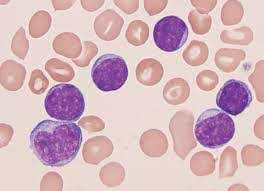
#> input picture 1_image_processing/dataset/train/img-1.jpg, 264 x 191 px
$ python -i process.py   (imports and definitions only)   (older library calls are emulated)
#> lines starting #> are read from the running program, lines starting #| are printed output that depends on the picture; after the words box and inside, x2 and y2 are one past the last pixel; in counts of white or black regions, pixels touching at a corner belong together
# import libraries here
import numpy as np
import cv2


def count_blood_cells(image_path):
    """
    Procedura prima putanju do fotografije i vraca broj crvenih krvnih zrnaca, belih krvnih zrnaca i
    informaciju da li pacijent ima leukemiju ili ne, na osnovu odnosa broja krvnih zrnaca

    Ova procedura se poziva automatski iz main procedure i taj deo kod nije potrebno menjati niti implementirati.

    :param image_path: <String> Putanja do ulazne fotografije.
    :return: <int>  Broj prebrojanih crvenih krvnih zrnaca,
             <int> broj prebrojanih belih krvnih zrnaca,
             <bool> da li pacijent ima leukemniju (True ili False)
    """
#> called with image_path = 'dataset/train/img-1.jpg'
    red_blood_cell_count = 0
    white_blood_cell_count = 0
    has_leukemia = None

    cvimg = cv2.imread(image_path)
#> cvimg is the input picture: shape (191, 264, 3); mean B, G, R 189, 183.6, 214
    greenimg = cvimg[:, :, 1].astype('float64')
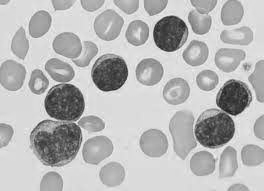
#> greenimg: shape (191, 264) float64; min 31, max 252, mean 183.6
    greenimg *= (255.0 / greenimg.max())
    greenimg = greenimg.astype('uint8')
    adabingreenimg = cv2.adaptiveThreshold(greenimg, 255, cv2.ADAPTIVE_THRESH_MEAN_C, cv2.THRESH_BINARY, 535, 62)
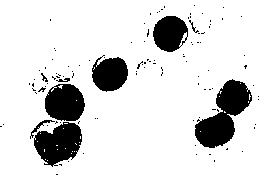
#> adabingreenimg: shape (191, 264); 86.4% white; 110 black regions (101 under 20 px), largest, box (x1, y1, x2, y2) and area: (195, 79, 252, 148) 1954, (34, 122, 82, 167) 1427, (45, 84, 85, 121) 1179
    invadabingreenimg = 255 - adabingreenimg
#> invadabingreenimg: shape (191, 264); 13.6% white; 110 white regions (101 under 20 px)
    img, contours, hierarchy = cv2.findContours(invadabingreenimg, cv2.RETR_LIST, cv2.CHAIN_APPROX_SIMPLE)
#> contours = 148 contours, 141 with area under 20; largest, box (x1, y1, x2, y2) and area: (195, 79, 252, 148) 1870, (34, 122, 82, 167) 1375, (45, 84, 85, 121) 1144, (153, 16, 188, 52) 924, (92, 55, 128, 92) 914, (178, 31, 188, 48) 54, (30, 120, 55, 139) 44
    for contour in contours:
        cv2.fillPoly(invadabingreenimg, pts=[contour], color=255)
#> this loop made 148 passes
#> contour on passes 1 to 12: [[56, 174], [57, 174]], [[59, 164], [60, 164], [61, 165], [61, 164]], [[68, 161]], [[214, 160], [214, 161]], [[46, 160], [47, 159], [48, 160], [47, 161]], [[44, 159], [45, 158], [46, 159], [45, 160]], [[209, 154], [210, 154]], [[196, 154]], [[83, 153]], [[70, 153], [71, 152], [72, 153], [71, 154]], [[242, 151]], [[75, 151], [76, 150], [77, 151], [76, 152]]
#> invadabingreenimg: shape (191, 264); 13.8% white; 110 white regions (101 under 20 px), largest, box (x1, y1, x2, y2) and area: (195, 79, 252, 148) 1976, (34, 122, 82, 167) 1455, (45, 84, 85, 121) 1201
    kernel = cv2.getStructuringElement(cv2.MORPH_ELLIPSE, (7, 7))
    oinvadabingreenimg = cv2.morphologyEx(invadabingreenimg, cv2.MORPH_OPEN, kernel, iterations=3)
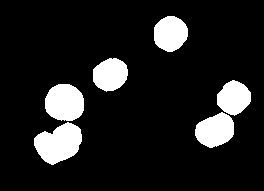
#> oinvadabingreenimg: shape (191, 264); 12.5% white; 6 white regions
    _, whitecellscontours, _ = cv2.findContours(oinvadabingreenimg, cv2.RETR_LIST, cv2.CHAIN_APPROX_SIMPLE)
#> whitecellscontours = 6 contours; box (x1, y1, x2, y2) and area: (34, 122, 82, 165) 1318, (45, 84, 84, 121) 1124, (195, 112, 234, 148) 960, (154, 16, 188, 52) 902, (93, 58, 128, 92) 857, (217, 80, 251, 116) 826
    white_blood_cell_count = len(whitecellscontours)
#> white_blood_cell_count = 6
    adabingreenimg = cv2.adaptiveThreshold(greenimg, 255, cv2.ADAPTIVE_THRESH_MEAN_C, cv2.THRESH_BINARY, 535, 0)
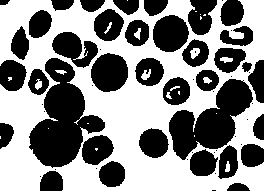
#> adabingreenimg: shape (191, 264); 53% white; 60 black regions (24 under 20 px), largest, box (x1, y1, x2, y2) and area: (29, 58, 105, 168) 4157, (169, 79, 253, 160) 3318, (91, 53, 128, 92) 1131
    invadabingreenimg = 255 - adabingreenimg
    kernel = cv2.getStructuringElement(cv2.MORPH_RECT, (3, 3))
#> kernel = [[1, 1, 1], [1, 1, 1], [1, 1, 1]]
    einvadabingreenimg = cv2.morphologyEx(invadabingreenimg, cv2.MORPH_ERODE, kernel, iterations=1)
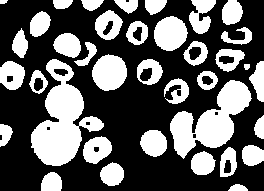
#> einvadabingreenimg: shape (191, 264); 37.7% white; 37 white regions
    img, contours, hierarchy = cv2.findContours(einvadabingreenimg, cv2.RETR_LIST, cv2.CHAIN_APPROX_SIMPLE)
#> contours = 53 contours, 5 with area under 20; largest, box (x1, y1, x2, y2) and area: (31, 59, 104, 166) 3505, (170, 80, 252, 159) 2758, (92, 54, 127, 91) 932, (154, 16, 188, 51) 846, (95, 10, 123, 40) 558
    for contour in contours:
        cv2.fillPoly(einvadabingreenimg, pts=[contour], color=255)
#> this loop made 53 passes
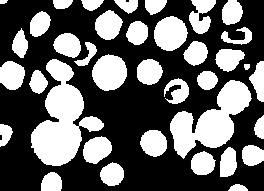
#> einvadabingreenimg: shape (191, 264); 39.6% white; 37 white regions, largest, box (x1, y1, x2, y2) and area: (31, 59, 104, 166) 3681, (170, 80, 252, 159) 2903, (92, 54, 127, 91) 983
    kernel = cv2.getStructuringElement(cv2.MORPH_RECT, (3, 3))
    oeinvadabingreenimg = cv2.morphologyEx(einvadabingreenimg, cv2.MORPH_OPEN, kernel, iterations=3)
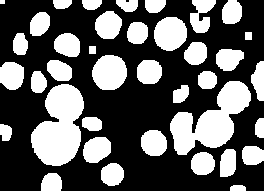
#> oeinvadabingreenimg: shape (191, 264); 37.6% white; 38 white regions
    _, cellscontours, _ = cv2.findContours(oeinvadabingreenimg, cv2.RETR_LIST, cv2.CHAIN_APPROX_SIMPLE)
#> cellscontours = 38 contours, 1 with area under 20; largest, box (x1, y1, x2, y2) and area: (31, 84, 84, 166) 2840, (170, 81, 251, 155) 2721, (92, 55, 127, 90) 926, (154, 17, 187, 51) 840, (95, 11, 122, 39) 546
    red_blood_cell_count = len(cellscontours) - white_blood_cell_count
#> red_blood_cell_count = 32
    has_leukemia = True if red_blood_cell_count/(red_blood_cell_count+white_blood_cell_count) < 0.925 else False
#> has_leukemia = True
    if white_blood_cell_count > 1 and white_blood_cell_count <= 4:
        m = cv2.moments(whitecellscontours[0])
        cX = int(m["m10"] / m["m00"])
        cY = int(m["m01"] / m["m00"])
        center = [cX, cY]
        canMergeCells = True
        for c in whitecellscontours:
            m = cv2.moments(c)
            cX = int(m["m10"] / m["m00"])
            cY = int(m["m01"] / m["m00"])
            if abs(center[0] - cX) < 0.16 * greenimg.shape[1] and abs(center[1] - cY) < 0.16 * greenimg.shape[0]:
                center = [(center[0] + cX) / 2, (center[1] + cY) / 2]
            else:
                canMergeCells = False
                break
        if canMergeCells:
            white_blood_cell_count = 1
            has_leukemia = False
    has_leukemia = True if white_blood_cell_count > 4 and red_blood_cell_count <= 1800 else has_leukemia
    has_leukemia = False if white_blood_cell_count == 1 else has_leukemia
    return red_blood_cell_count, white_blood_cell_count, has_leukemia

>>> result = count_blood_cells('dataset/train/img-1.jpg')
#> result = (32, 6, True)

$ run again, on 1_image_processing/dataset/train/img-3.jpg
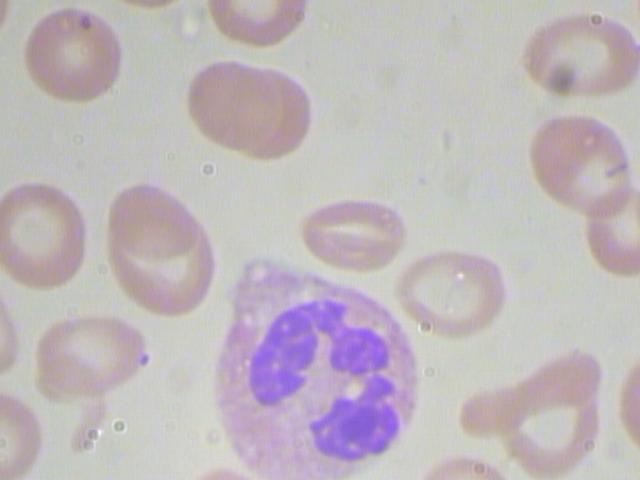
#> input picture 1_image_processing/dataset/train/img-3.jpg, 640 x 480 px
#> in count_blood_cells, cvimg is the input picture: shape (480, 640, 3); mean B, G, R 188.1, 183.6, 191.8
#> in count_blood_cells, `adabingreenimg = cv2.adaptiveThreshold(greenimg, 255, cv2.ADAPTIVE_THR..`:
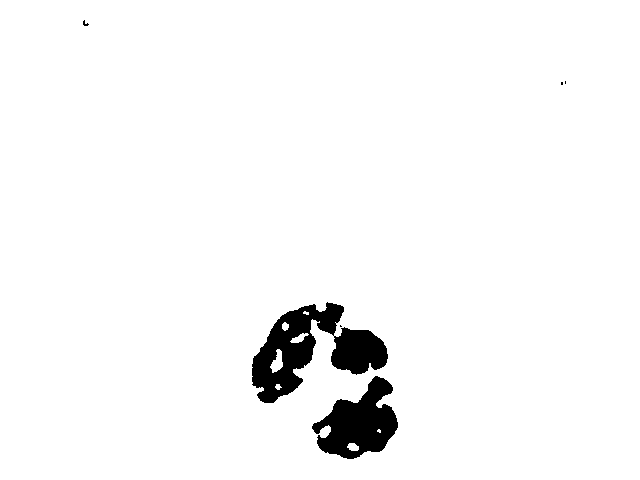
#> adabingreenimg: shape (480, 640); 96.7% white; 6 black regions (4 under 20 px), largest, box (x1, y1, x2, y2) and area: (252, 302, 388, 403) 6152, (312, 376, 398, 459) 3963
#> in count_blood_cells, `img, contours, hierarchy = cv2.findContours(invadabingreenimg, cv2.RET..`: contours = 14 contours, 6 with area under 20; largest, box (x1, y1, x2, y2) and area: (252, 302, 388, 403) 6254, (312, 376, 398, 459) 3898, (269, 348, 284, 374) 206, (289, 332, 310, 344) 116, (346, 442, 360, 452) 89, (281, 321, 290, 332) 58, (274, 383, 283, 391) 37, (302, 310, 310, 316) 24
#> the loop in count_blood_cells, `for contour in contours:` made 14 passes
#> contour on passes 7, 8, 12, 13: [[340, 325], [340, 326], [341, 326]], [[334, 322], [335, 321], [336, 322], [335, 323]], [[561, 82], [561, 84], [562, 84], [562, 82]], [[565, 81], [565, 83]]
#> oinvadabingreenimg: shape (480, 640); 3.1% white; 5 white regions
#> whitecellscontours = 5 contours; box (x1, y1, x2, y2) and area: (252, 307, 315, 400) 3552, (321, 397, 397, 459) 3210, (332, 330, 387, 374) 1748, (368, 377, 391, 399) 331, (320, 308, 339, 327) 228
#> white_blood_cell_count = 5
#> kernel = [[1, 1, 1], [1, 1, 1], [1, 1, 1]]
#> in count_blood_cells, `img, contours, hierarchy = cv2.findContours(einvadabingreenimg, cv2.RE..`: contours = 53 contours, 13 with area under 20; largest, box (x1, y1, x2, y2) and area: (218, 262, 416, 480) 32513, (462, 350, 601, 480) 10628, (109, 185, 214, 315) 9993, (531, 116, 640, 277) 9972, (189, 62, 310, 159) 8737
#> the loop in count_blood_cells, `for contour in contours:` made 53 passes
#> contour on passes 5, 6, 35, 36, 37, 45, 46, 50: [[122, 426], [122, 427]], [[116, 425], [116, 427]], [[207, 172], [208, 172]], [[211, 169], [211, 170]], [[205, 168], [205, 171]], [[454, 17], [453, 18], [454, 18]], [[178, 17]], [[639, 0], [639, 9]]
#> in count_blood_cells, `oeinvadabingreenimg = cv2.morphologyEx(einvadabingreenimg, cv2.MORPH_O..`:
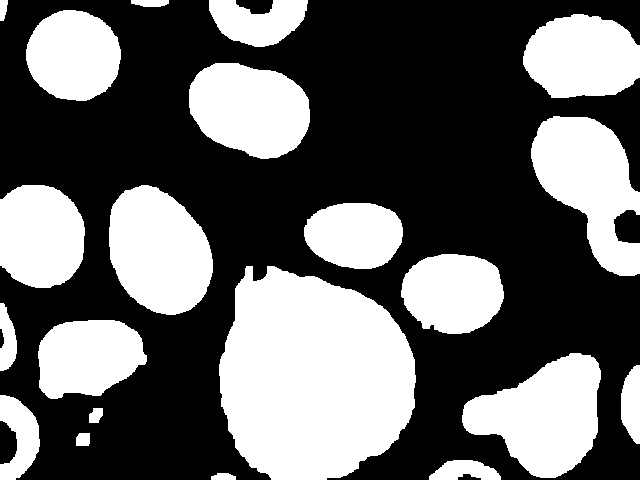
#> oeinvadabingreenimg: shape (480, 640); 39.8% white; 21 white regions
#> cellscontours = 21 contours; largest, box (x1, y1, x2, y2) and area: (219, 266, 416, 480) 32438, (462, 353, 601, 478) 10588, (109, 185, 213, 315) 9988, (531, 116, 640, 276) 9948, (189, 63, 310, 159) 8731
#> red_blood_cell_count = 16
#> has_leukemia = True
#> result = (16, 5, True)
